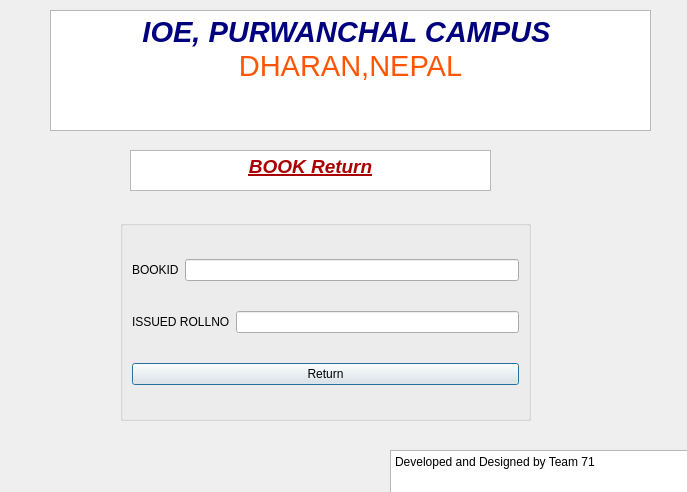
<?xml version="1.0" encoding="UTF-8"?>
<ui version="4.0">
 <class>returnbook</class>
 <widget class="QDialog" name="returnbook">
  <property name="geometry">
   <rect>
    <x>0</x>
    <y>0</y>
    <width>687</width>
    <height>492</height>
   </rect>
  </property>
  <property name="windowTitle">
   <string>Dialog</string>
  </property>
  <widget class="QTextBrowser" name="textBrowser">
   <property name="geometry">
    <rect>
     <x>50</x>
     <y>10</y>
     <width>601</width>
     <height>121</height>
    </rect>
   </property>
   <property name="html">
    <string>&lt;!DOCTYPE HTML PUBLIC &quot;-//W3C//DTD HTML 4.0//EN&quot; &quot;http://www.w3.org/TR/REC-html40/strict.dtd&quot;&gt;
&lt;html&gt;&lt;head&gt;&lt;meta name=&quot;qrichtext&quot; content=&quot;1&quot; /&gt;&lt;meta charset=&quot;utf-8&quot; /&gt;&lt;style type=&quot;text/css&quot;&gt;
p, li { white-space: pre-wrap; }
hr { height: 1px; border-width: 0; }
li.unchecked::marker { content: &quot;\2610&quot;; }
li.checked::marker { content: &quot;\2612&quot;; }
&lt;/style&gt;&lt;/head&gt;&lt;body style=&quot; font-family:'Segoe UI'; font-size:9pt; font-weight:400; font-style:normal;&quot;&gt;
&lt;p align=&quot;center&quot; style=&quot; margin-top:0px; margin-bottom:0px; margin-left:0px; margin-right:0px; -qt-block-indent:0; text-indent:0px;&quot;&gt;&lt;span style=&quot; font-size:22pt; font-weight:700; font-style:italic; color:#00007f;&quot;&gt;IOE, PURWANCHAL CAMPUS &lt;/span&gt;&lt;/p&gt;
&lt;p align=&quot;center&quot; style=&quot; margin-top:0px; margin-bottom:0px; margin-left:0px; margin-right:0px; -qt-block-indent:0; text-indent:0px;&quot;&gt;&lt;span style=&quot; font-size:22pt; color:#ff5500;&quot;&gt;DHARAN,NEPAL&lt;/span&gt;&lt;/p&gt;&lt;/body&gt;&lt;/html&gt;</string>
   </property>
  </widget>
  <widget class="QTextBrowser" name="textBrowser_2">
   <property name="geometry">
    <rect>
     <x>130</x>
     <y>150</y>
     <width>361</width>
     <height>41</height>
    </rect>
   </property>
   <property name="html">
    <string>&lt;!DOCTYPE HTML PUBLIC &quot;-//W3C//DTD HTML 4.0//EN&quot; &quot;http://www.w3.org/TR/REC-html40/strict.dtd&quot;&gt;
&lt;html&gt;&lt;head&gt;&lt;meta name=&quot;qrichtext&quot; content=&quot;1&quot; /&gt;&lt;meta charset=&quot;utf-8&quot; /&gt;&lt;style type=&quot;text/css&quot;&gt;
p, li { white-space: pre-wrap; }
hr { height: 1px; border-width: 0; }
li.unchecked::marker { content: &quot;\2610&quot;; }
li.checked::marker { content: &quot;\2612&quot;; }
&lt;/style&gt;&lt;/head&gt;&lt;body style=&quot; font-family:'Segoe UI'; font-size:9pt; font-weight:400; font-style:normal;&quot;&gt;
&lt;p align=&quot;center&quot; style=&quot; margin-top:0px; margin-bottom:0px; margin-left:0px; margin-right:0px; -qt-block-indent:0; text-indent:0px;&quot;&gt;&lt;span style=&quot; font-size:14pt; font-weight:700; font-style:italic; text-decoration: underline; color:#aa0000;&quot;&gt;BOOK Return&lt;/span&gt;&lt;/p&gt;&lt;/body&gt;&lt;/html&gt;</string>
   </property>
  </widget>
  <widget class="QGroupBox" name="groupBox">
   <property name="geometry">
    <rect>
     <x>120</x>
     <y>220</y>
     <width>411</width>
     <height>201</height>
    </rect>
   </property>
   <property name="title">
    <string/>
   </property>
   <layout class="QGridLayout" name="gridLayout">
    <item row="1" column="0">
     <layout class="QHBoxLayout" name="horizontalLayout_2">
      <item>
       <widget class="QLabel" name="label_3">
        <property name="text">
         <string>ISSUED ROLLNO</string>
        </property>
       </widget>
      </item>
      <item>
       <widget class="QLineEdit" name="lineEdit_4_y"/>
      </item>
     </layout>
    </item>
    <item row="0" column="0">
     <layout class="QHBoxLayout" name="horizontalLayout">
      <item>
       <widget class="QLabel" name="label_2">
        <property name="text">
         <string>BOOKID</string>
        </property>
       </widget>
      </item>
      <item>
       <widget class="QLineEdit" name="lineEditBookId"/>
      </item>
     </layout>
    </item>
    <item row="2" column="0">
     <widget class="QPushButton" name="pushButton">
      <property name="text">
       <string>Return</string>
      </property>
     </widget>
    </item>
   </layout>
  </widget>
  <widget class="QTextBrowser" name="textBrowser_3">
   <property name="geometry">
    <rect>
     <x>390</x>
     <y>450</y>
     <width>321</width>
     <height>51</height>
    </rect>
   </property>
   <property name="sizePolicy">
    <sizepolicy hsizetype="Preferred" vsizetype="Preferred">
     <horstretch>0</horstretch>
     <verstretch>0</verstretch>
    </sizepolicy>
   </property>
   <property name="html">
    <string>&lt;!DOCTYPE HTML PUBLIC &quot;-//W3C//DTD HTML 4.0//EN&quot; &quot;http://www.w3.org/TR/REC-html40/strict.dtd&quot;&gt;
&lt;html&gt;&lt;head&gt;&lt;meta name=&quot;qrichtext&quot; content=&quot;1&quot; /&gt;&lt;meta charset=&quot;utf-8&quot; /&gt;&lt;style type=&quot;text/css&quot;&gt;
p, li { white-space: pre-wrap; }
hr { height: 1px; border-width: 0; }
li.unchecked::marker { content: &quot;\2610&quot;; }
li.checked::marker { content: &quot;\2612&quot;; }
&lt;/style&gt;&lt;/head&gt;&lt;body style=&quot; font-family:'Segoe UI'; font-size:9pt; font-weight:400; font-style:normal;&quot;&gt;
&lt;p style=&quot; margin-top:0px; margin-bottom:0px; margin-left:0px; margin-right:0px; -qt-block-indent:0; text-indent:0px;&quot;&gt;Developed and Designed by Team 71&lt;/p&gt;&lt;/body&gt;&lt;/html&gt;</string>
   </property>
  </widget>
 </widget>
 <resources/>
 <connections/>
</ui>
